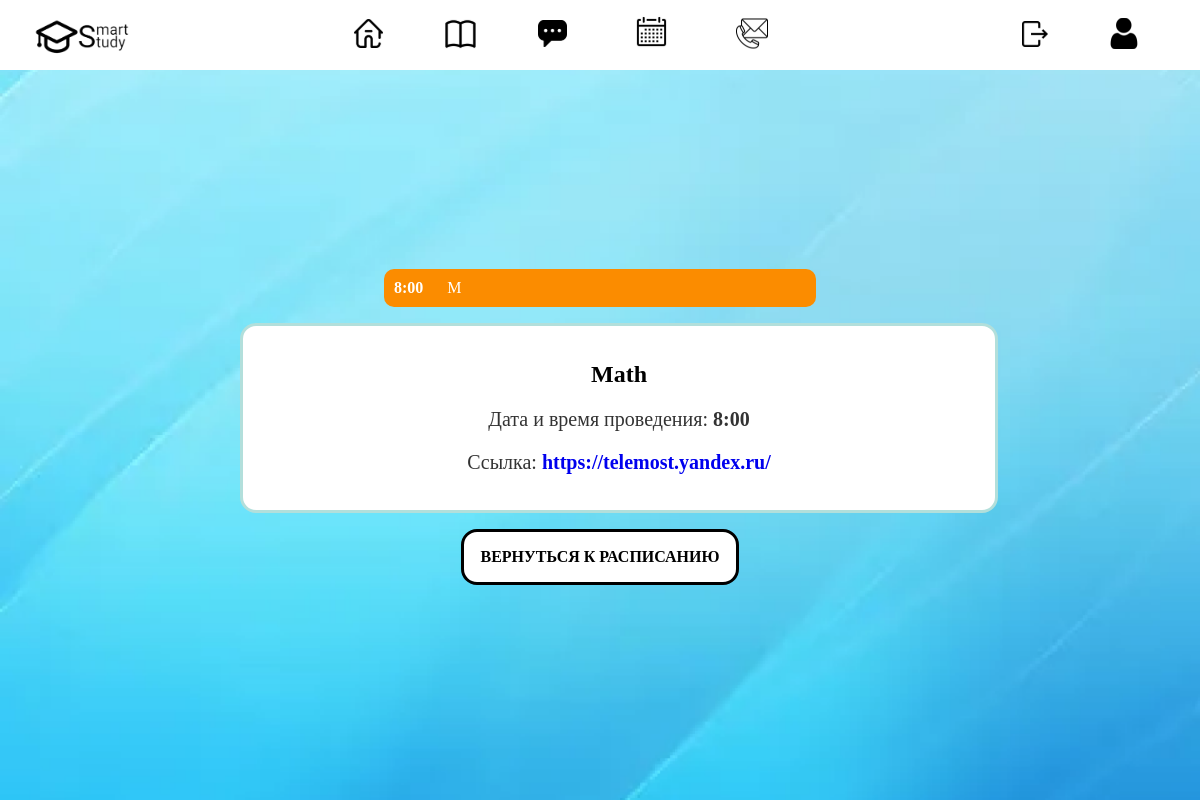
/lesson/1/, run on the app's committed database.
### users/models.py (models this page shows, shortened)
class Lesson(models.Model):
    subject = models.CharField(max_length=100)
    location = models.CharField(max_length=100)
    time = models.TimeField(help_text="Format: HH:MM")
    link = models.URLField(blank=True, null=True)
    day = models.ForeignKey(Day, on_delete=models.CASCADE)
    def get_abbreviation(self):
        words = re.split(' |-', str(self.subject))
        abbreviation = ''.join(word[0] for word in words).upper()
        return abbreviation

### Djangoapp/views.py (the view)
# urls.py: path('lesson/<int:pk>/', lesson_detail, name='lesson_detail'),
def lesson_detail(request, pk):
    lesson = get_object_or_404(Lesson, pk=pk)
    return render(request, 'Schedule/lesson_detail.html', {'lesson': lesson})

### Djangoapp/templates/Schedule/lesson_detail.html (shortened to what this page needs)
{% extends 'Djangoapp/layout.html' %}
{% load static %}
{% block style %}
    <link rel="stylesheet" href="{% static 'Djangoapp/css/lession_detail.css' %}">
    <link rel="stylesheet" href="{% static 'Djangoapp/css/contacts.css' %}">
{% endblock %}
{% block content %}
    <div class="lession_content">
        <div class="lession_short_card">
            <span>{{ lesson.time }}</span>
            {{ lesson.get_abbreviation }}
        </div>
        <div class="lession_card">
            <h2>{{ lesson.subject }} </h2>
            <p>Дата и время проведения: <span>{{ lesson.time }}</span></p>
            <p>Ссылка: <a href="{{ lesson.link }}">{{ lesson.link }}</a></p>
        </div>
        <a class="back_to_list" href="{% url 'lesson_list' %}">Вернуться к расписанию</a>
    </div>
{% endblock %}

### Djangoapp/static/Djangoapp/css/Djangoapp.css (style rules this page uses)
body { height: 100vh; margin: 0; padding: 0; overflow: hidden; }
a { text-decoration: none }

### Djangoapp/static/Djangoapp/css/lession_detail.css (style rules this page uses)
.lession_content { width: 60%; height: 100%; margin: 0 auto; display: flex; flex-direction: column; justify-content: center; }
.lession_short_card { background-color: #FB8C00; width: 60%; margin: 0 auto; border-radius: 10px; padding: 10px 0; height: fit-content; color: #ffffff; margin-bottom: 1rem; }
.lession_short_card > span { margin-left: 10px; font-weight: bold; margin-right: 20px; }
.lession_card { text-align: center; width: 100%; padding: 1rem; background-color: #fff; border: 3px solid #B2DFDB; border-radius: 1rem; }
.lession_card > p { color: #333; font-size: 20px; }
.lession_card > p > span { font-weight: 600; }
.lession_card > p > a { font-weight: 600; text-decoration: none; }
.back_to_list { margin: 1rem auto; padding: 1rem; text-transform: uppercase; text-decoration: none; color: inherit; background-color: #fff; border: 3px solid #000; border-radius: 1rem; font-weight: 600; }

### data on the page
Lesson: time "8:00", get_abbreviation "M", subject "Math", link "https://telemost.yandex.ru/"
